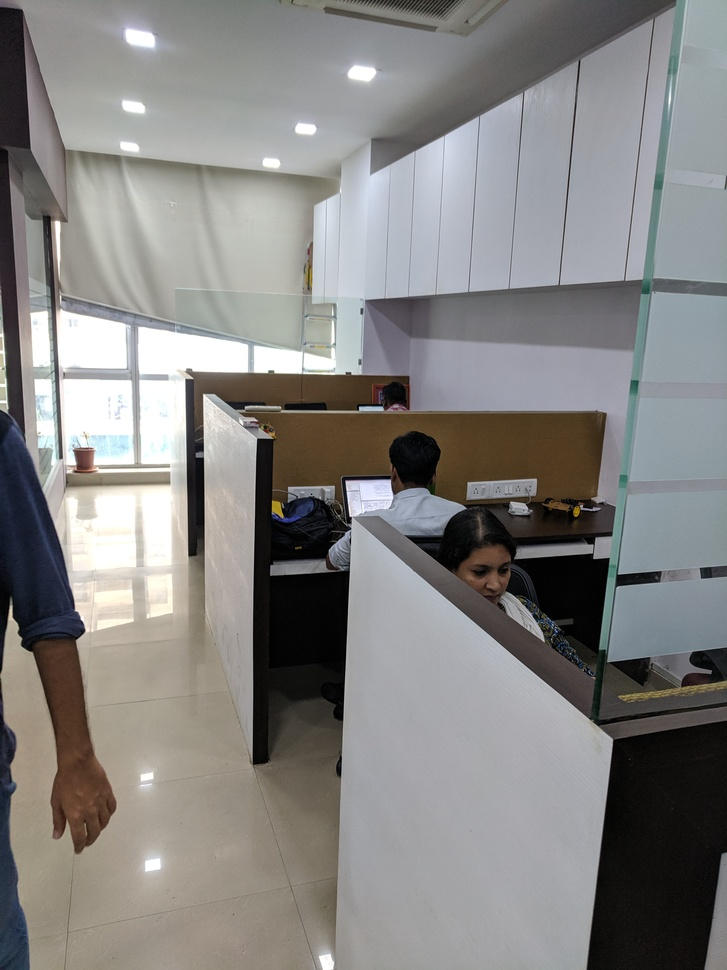
#> input picture inputimages/IMG_20190910_144457.jpg, 727 x 970 px, shrunk from 3036 x 4048 before the run; its folder holds 4 pictures in this run
$ python imagesticher.py
#> lines starting #> are read from the running program, lines starting #| are printed output that depends on the picture
import cv2 as cv
import os
import imutils
import numpy as np

input_path = os.path.join(os.getcwd(),'inputimages/')
out_path    = os.path.join(os.getcwd(), 'output.png');
list = os.listdir(input_path)

list_withfull_filename = [input_path+x for x in list]
list_withfull_filename = sorted(list_withfull_filename)
images = []
for image in list_withfull_filename:
    frame = cv.imread(image)
#> frame is the input picture: shape (970, 727, 3); mean B, G, R 130.9, 132.5, 133.7
    images.append(frame)

stitcher = cv.createStitcher()
(status, stitched) = stitcher.stitch(images)
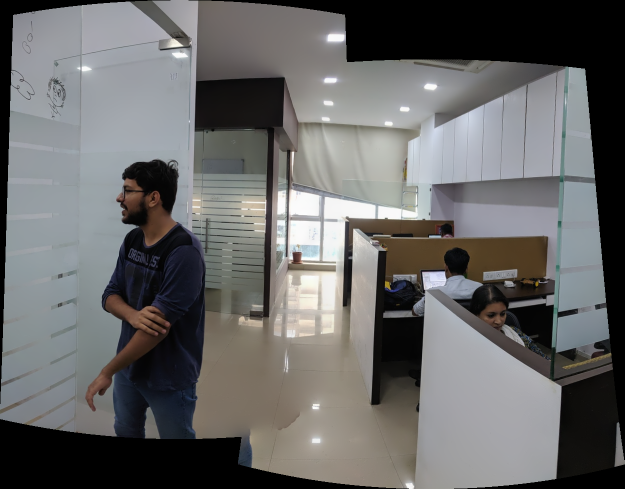
#> stitched: shape (978, 1249, 3) (shown at 1/2 size); mean of channels 0, 1, 2 103.8, 104.2, 104.5; drawn as B, G, R

if status == 0:
    # stitched = cv.copyMakeBorder(stitched, 10, 10, 10, 10,
    #                               cv.BORDER_CONSTANT, (0, 0, 0))
    #
    # gray = cv.cvtColor(stitched, cv.COLOR_BGR2GRAY)
    # thresh = cv.threshold(gray, 0, 255, cv.THRESH_BINARY)[1]
    #
    #
    # cnts = cv.findContours(thresh.copy(), cv.RETR_EXTERNAL,
    #                        cv.CHAIN_APPROX_SIMPLE)
    # cnts = imutils.grab_contours(cnts)
    # c = max(cnts, key=cv.contourArea)
    #
    # # allocate memory for the mask which will contain the
    # # rectangular bounding box of the stitched image region
    # mask = np.zeros(thresh.shape, dtype="uint8")
    # (x, y, w, h) = cv.boundingRect(c)
    # cv.rectangle(mask, (x, y), (x + w, y + h), 255, -1)
    #
    # # create two copies of the mask: one to serve as our actual
    # # minimum rectangular region and another to serve as a counter
    # # for how many pixels need to be removed to form the minimum
    # # rectangular region
    # minRect = mask.copy()
    # sub = mask.copy()
    #
    # # keep looping until there are no non-zero pixels left in the
    # # subtracted image
    # while cv.countNonZero(sub) > 0:
    #     # erode the minimum rectangular mask and then subtract
    #     # the thresholded image from the minimum rectangular mask
    #     # so we can count if there are any non-zero pixels left
    #     minRect = cv.erode(minRect, None)
    #     sub = cv.subtract(minRect, thresh)
    #
    # # find contours in the minimum rectangular mask and then
    # # extract the bounding box (x, y)-coordinates
    # cnts = cv.findContours(minRect.copy(), cv.RETR_EXTERNAL,
    #                        cv.CHAIN_APPROX_SIMPLE)
    # cnts = imutils.grab_contours(cnts)
    # c = max(cnts, key=cv.contourArea)
    # (x, y, w, h) = cv.boundingRect(c)
    #
    # # use the bounding box coordinates to extract the our final
    # # stitched image
    # stitched = stitched[y:y + h, x:x + w]
    cv.imwrite(out_path, stitched)

    # display the output stitched image to our screen
    cv.imshow("Stitched", stitched)
    cv.waitKey(0)
else:
	print("error")
